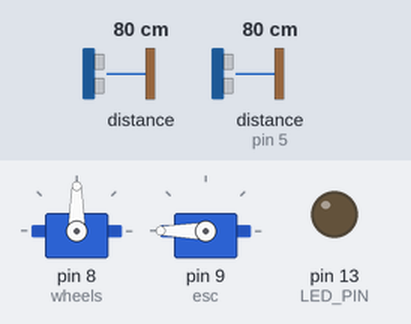
Recording of a sketch running on a simulated Arduino Uno, built with avr-gcc and run on an emulated ATmega328P. On the bench: 2 × servo, output pins drawn as LEDs (lit = HIGH). Wiring (inferred from the names in the program): ultrasonic range finder: trigger pin 4; echo pin 5; LIDAR-Lite range finder at I2C address 0x62. The test bench sets the inputs (shaded band); at power-on: distance to the obstacle 80 cm, distance to the obstacle (sensor on pin 5) 80 cm. The echo pulse lasts 58.3 µs per cm; pins used as bus, display or sensor lines are not drawn.

Above: at 0.1 s.
At 4.2 s:
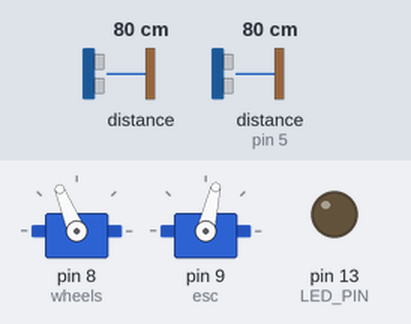
4.3 s: distance to the obstacle (sensor 0) set to 64 cm
5.8 s: distance to the obstacle (sensor 0) set to 56 cm
At 6.5 s:
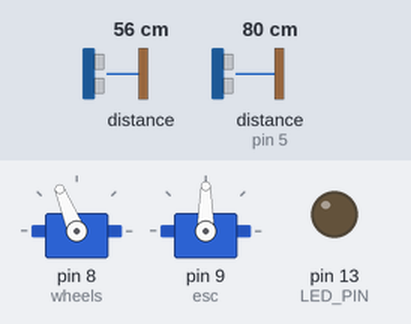
Timing chart, 0 to 8.8 s (numbered marks = the images above; inputs shaded):
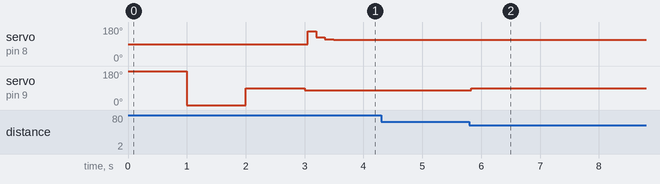

Measured:
- the behaviour switches between 60 and 59 cm on distance to the obstacle (sensor 0) (found by bisection; images 1 and 2)
- after the input at 4.3 s, every drawn part: stays the same
- after the input at 5.8 s, servo on pin 9 (esc): 77° → 90° at once

The sketch:

v0.1.ino
```cpp
#include <Wire.h>
#include <Time.h>
#include <PID_v1.h>
#include <Servo.h>
#include <SoftwareSerial.h>
#define    LIDARLite_ADDRESS   0x62          // Default I2C Address of LIDAR-Lite.
#define    RegisterMeasure     0x00          // Register to write to initiate ranging.
#define    MeasureValue        0x04          // Value to initiate ranging.
#define    RegisterHighLowB    0x8f          // Register to get both High and Low bytes in 1 call.

// Pin assignment
const int TRIG_PIN = 4;
const int ECHO_PIN = 5;
const int LED_PIN = 13;
// CART variables
Servo wheels; // servo for turning the wheels
Servo esc; // not actually a servo, but controlled like one!
int startupDelay = 1000;
/////////// XBee variables ///////////////////
SoftwareSerial XBee(2, 3); // RX, TX
/////////////////////////////////////////////
////// LIDAR variables //////////////////////
int dist,distLast;
///////////// Ultrasonic variables //////////
long duration,Firstduration, distanceCm, distanceCmLast,l_0,FirstdistanceCm;
/////////////////////////////////////////////
//////////// State and PID variables ////////
int cmnd = 49; //Command to start/stop the car remotely
// cmnd map :
///////////// 49: Auto Straight; 50: Auto Turn right; 51: Remote
double setPt, Input, Output;
int Kp = 2;     // initial 2
int Ki = 0.05;  // initial 0.05
int Kd = 0.5;   // initial 0.5
PID PIDleft(&Input, &Output, &setPt, Kp, Ki, Kd, DIRECT);
/////////////////////////////////////////////

void setup() {
  // PIN setup
  pinMode(LED_PIN, OUTPUT);
  pinMode(TRIG_PIN,OUTPUT);
  pinMode(ECHO_PIN,INPUT);
  Serial.begin(9600); //Opens serial connection at 9600bps.
  // Setup the xbee
  XBee.begin(9600);
  // Setup the cart
  wheels.attach(8); // initialize wheel servo to Digital IO Pin #8
  esc.attach(9); // initialize ESC to Digital IO Pin #9
  calibrateESC();
  esc.write(77);
  digitalWrite(LED_PIN, LOW);
  cmnd = 49;
  // LIDAR setup
  Wire.begin(); // Opens & joins the irc bus as master
  // Ultrasonic setup
  digitalWrite(TRIG_PIN, LOW);
  delayMicroseconds(2);
  digitalWrite(TRIG_PIN, HIGH);
  delayMicroseconds(10);
  digitalWrite(TRIG_PIN, LOW);
  Firstduration = pulseIn(ECHO_PIN,HIGH);
  // convert the time into a distance
  FirstdistanceCm = Firstduration / 29.1 / 2 ;
  // PID setup
  setPt = FirstdistanceCm;
  PIDleft.SetOutputLimits(-50, 50);
  PIDleft.SetMode(AUTOMATIC);
}

/* Calibrate the ESC by sending a high signal, then a low, then middle.*/
void calibrateESC(){
    esc.write(180); // full backwards
    delay(startupDelay);
    esc.write(0); // full forwards
    delay(startupDelay);
    esc.write(90); // neutral
    delay(startupDelay);
    esc.write(90); // reset the ESC to neutral (non-moving) value
}

void loop() {
  if (cmnd == 49 || cmnd == 50)
  {
    // Measure ultrasonic
    digitalWrite(TRIG_PIN, LOW);
    delayMicroseconds(2);
    digitalWrite(TRIG_PIN, HIGH);
    delayMicroseconds(10);
    digitalWrite(TRIG_PIN, LOW);
    duration = pulseIn(ECHO_PIN,HIGH);
    // convert the time into a distance
    distanceCm = duration / 29.1 / 2 ;
    if(distanceCm<0 || distanceCm>110){
      distanceCm=distanceCmLast;
    }
    distanceCm=0.7*distanceCm + 0.3*distanceCmLast;
    distanceCmLast=distanceCm;

    // Measure LIDAR
    Wire.beginTransmission((int)LIDARLite_ADDRESS); // transmit to LIDAR-Lite
    Wire.write((int)RegisterMeasure); // sets register pointer to  (0x00)
    Wire.write((int)MeasureValue); // sets register pointer to  (0x00)
    Wire.endTransmission(); // stop transmitting
    delay(20); // Wait 20ms for transmit
    Wire.beginTransmission((int)LIDARLite_ADDRESS); // transmit to LIDAR-Lite
    Wire.write((int)RegisterHighLowB); // sets register pointer to (0x8f)
    Wire.endTransmission(); // stop transmitting
    delay(20); // Wait 20ms for transmit
    Wire.requestFrom((int)LIDARLite_ADDRESS, 2); // request 2 bytes from LIDAR-Lite

    if (2 <= Wire.available()) // if two bytes were received
    {
      dist = Wire.read(); // receive high byte (overwrites previous reading)
      dist = dist << 8; // shift high byte to be high 8 bits
      dist |= Wire.read(); // receive low byte as lower 8 bits
    }
    distLast=dist;
    /////////////////////////////////////////////////////////////////////
    ///////////////////// CONTROL PART //////////////////////////////////
    // Stop if see something close in front
    if (dist < 60 && distLast < 60) {
      esc.write(90);
    }
    // Turn right for 4 seconds using the LIDAR
    else if(dist>140 && dist<220 && distLast>140 && distLast<220 && cmnd == 49){
      cmnd = 50;
      esc.write(80);
      wheels.write(50);
      digitalWrite(LED_PIN, HIGH);
      delay(4000);
      //setPt = distanceCm;
      cmnd = 49;
      digitalWrite(LED_PIN, LOW);
    }
    else if (cmnd == 49){
      // Set Input for PID, run PID
      Input = distanceCm;
      PIDleft.Compute();
      wheels.write(110 + Output);
    }

    //Print Distance
    //Serial.print("U1 distance");
    //Serial.println(distanceCm);
    //Serial.print("Dist0: ");
    //Serial.println(dist);
    delay(100);
  }
}
```
